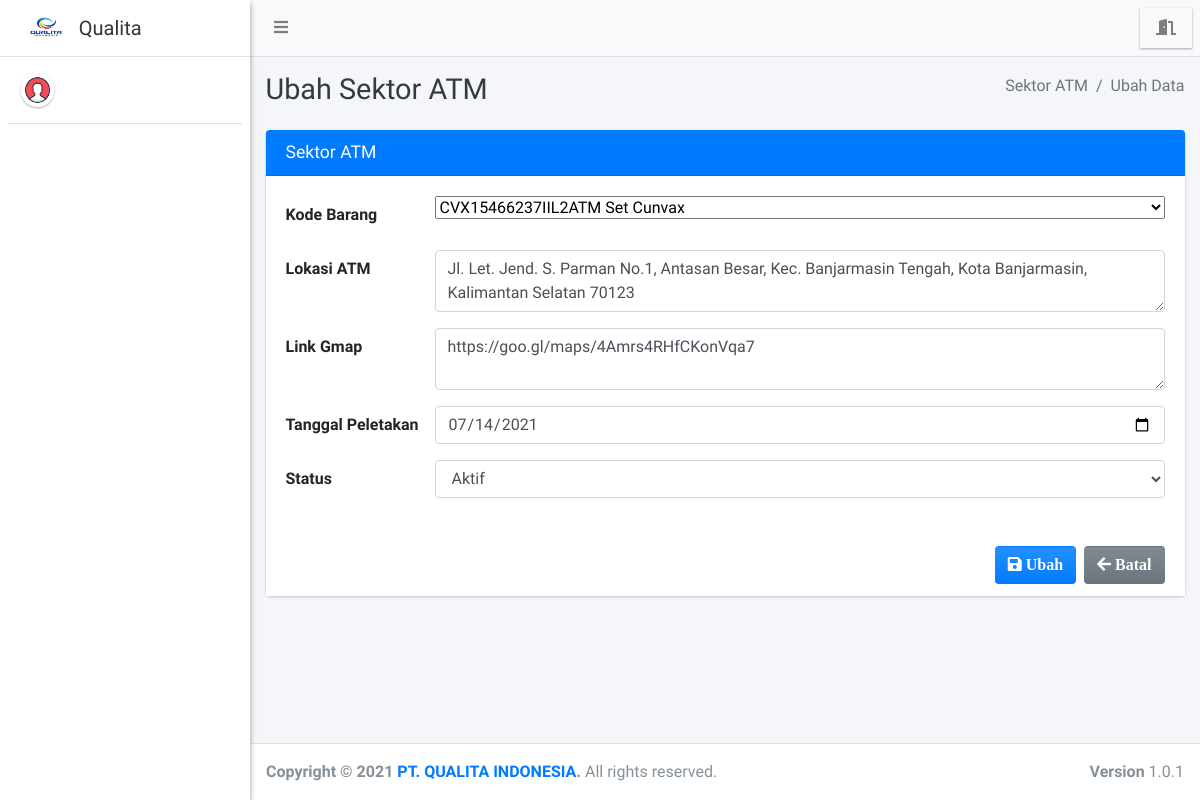
/admin/maintance/edit.php?id=3, run on an earlier commit of the app's database.
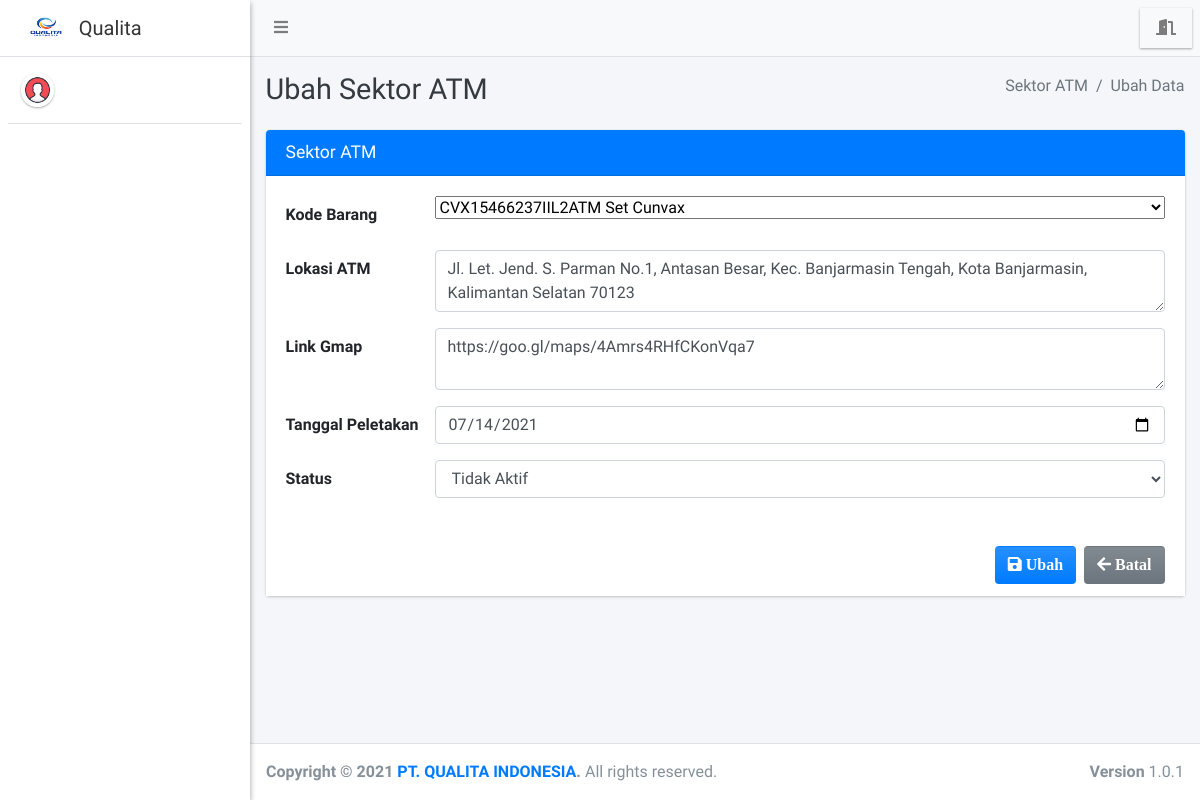
And on a later commit of the database.
### tables this page shows
CREATE TABLE `sektor_atm` (
  `id_sektoratm` int(11) NOT NULL,
  `kode_barang` varchar(35) NOT NULL,
  `bank` varchar(150) NOT NULL,
  `kecamatan` varchar(40) NOT NULL,
  `lokasi_atm` varchar(255) NOT NULL,
  `link_gmap` text NOT NULL,
  `tgl_peletakan` varchar(25) NOT NULL,
  `status` varchar(75) NOT NULL
);

### admin/maintance/edit.php (the view, shortened to what the changed rows need)
<?php
require '../../config/koneksi.php';
$id   = $_GET['id'];
$data = $koneksi->query("SELECT * FROM sektor_atm WHERE id_sektoratm = '$id'");
$row  = $data->fetch_array();
?>
<!DOCTYPE html>
<html>
<?php
include '../../templates/head.php';
?>
<body class="hold-transition sidebar-mini layout-fixed">
    <div class="wrapper">
        <div class="content-wrapper">
            <div class="content-header">
                <div class="container-fluid">
                    <div class="row mb-2">
                        <div class="col-sm-6">
                            <h1 class="m-0 text-dark">Ubah Sektor ATM</h1>
                        </div>
                    </div>
                </div>
            </div>
            <section class="content">
                <div class="container-fluid">
                    <form class="form-horizontal" method="POST" action="" enctype="multipart/form-data">
                        <div class="row">
                            <div class="col-md-12">
                                <div class="card card-primary">
                                    <div class="card-body" style="background-color: white;">
                                        <div class="form-group row">
                                            <div class="col-sm-10">
                                                <textarea type="text" class="form-control" name="lokasi_atm"><?= $row['lokasi_atm'] ?></textarea>
                                            </div>
                                        </div>
                                        <div class="form-group row">
                                            <div class="col-sm-10">
                                                <textarea type="text" class="form-control" name="link_gmap"><?= $row['link_gmap'] ?></textarea>
                                            </div>
                                        </div>
                                        <div class="form-group row">
                                            <div class="col-sm-10">
                                                <input type="date" class="form-control" name="tgl_peletakan" value="<?= $row['tgl_peletakan'] ?>">
                                            </div>
                                        </div>
                                        <div class="form-group row">
                                            <div class="col-sm-10">
                                            <select class="form-control select2" data-placeholder="Pilih" id="status" name="status" required="">
                                                    <option value="Aktif" <?php if ($row['status'] == "Aktif") {
                                                                            echo "selected";
                                                                            } ?>>Aktif</option>
                                                    <option value="Tidak Aktif" <?php if ($row['status'] == "Tidak Aktif") {
                                                                                echo "selected";
                                                                            } ?>>Tidak Aktif</option>
                                            </select>
                                            </div>
                                        </div>
                                    </div>
                                </div>
                            </div>
                        </div>
                    </form>
                </div>
            </section>
        </div>
    </div>
</body>
</html>

What changed in the data, as far as the page shows it:
changed sektor_atm "https://goo.gl/maps/4Amrs4RHfCKonVqa7": status "Aktif" → "Tidak Aktif"
